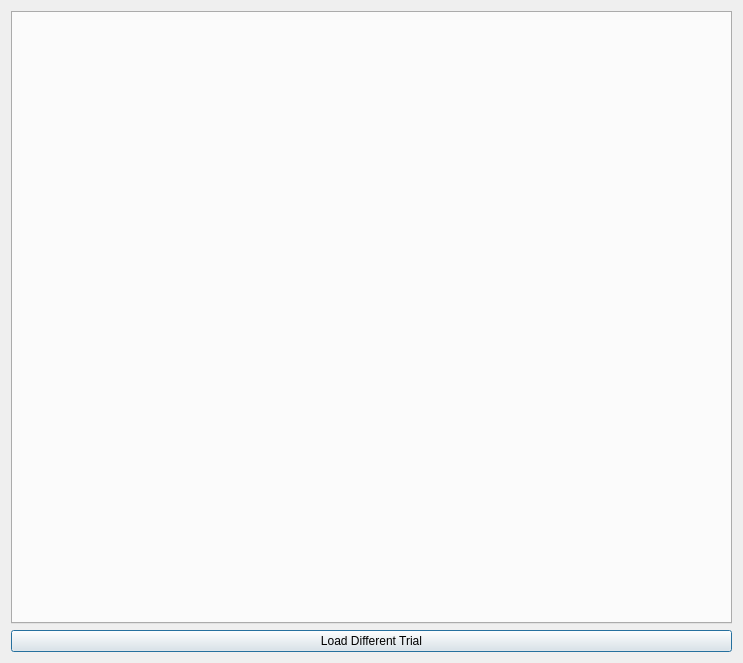
<?xml version="1.0" encoding="UTF-8"?>
<ui version="4.0">
 <class>Grapher</class>
 <widget class="QDialog" name="Dialog">
  <property name="geometry">
   <rect>
    <x>0</x>
    <y>0</y>
    <width>743</width>
    <height>663</height>
   </rect>
  </property>
  <property name="windowTitle">
   <string>Simulation Result</string>
  </property>
  <layout class="QVBoxLayout" name="verticalLayout">
   <item>
    <widget class="QTabWidget" name="tabWidget">
     <property name="currentIndex">
      <number>-1</number>
     </property>
    </widget>
   </item>
   <item>
    <widget class="QPushButton" name="loadNew">
     <property name="text">
      <string>Load Different Trial</string>
     </property>
    </widget>
   </item>
  </layout>
 </widget>
 <layoutdefault spacing="6" margin="11"/>
 <resources/>
 <connections/>
</ui>
